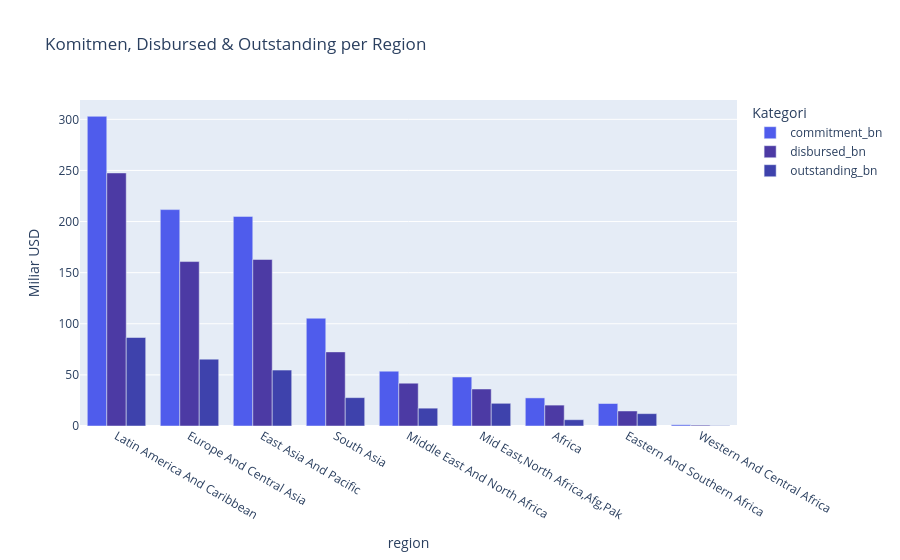

This figure's notebook cell:
### Code cell
# 2. Bar Chart: Komitmen per Region
df_reg = qdb("""
    SELECT dc.region,
           COUNT(f.loan_id)                                AS total_loans,
           ROUND(SUM(f.original_principal_amount)/1e9, 2) AS commitment_bn,
           ROUND(SUM(f.disbursed_amount)/1e9, 2)          AS disbursed_bn,
           ROUND(SUM(f.due_amount)/1e9, 2)                AS outstanding_bn
    FROM fact_loans f
    JOIN dim_country dc ON f.country_id = dc.country_id
    WHERE f.original_principal_amount > 0
    GROUP BY dc.region
    ORDER BY commitment_bn DESC
""")

fig2 = px.bar(
    df_reg, x="region", y=["commitment_bn", "disbursed_bn", "outstanding_bn"],
    barmode="group",
    title="Komitmen, Disbursed & Outstanding per Region",
    labels={"value": "Miliar USD", "variable": "Kategori"},
    color_discrete_sequence=["#4f5cec", "#4c3aa4", "#3e42ac"]
)
fig2.show()

### Figure 1 — Plotly figure (JSON) as saved in the notebook; plotly's stock layout.template omitted (floating-point values rounded to 4 significant figures)
{"data": [{"alignmentgroup": "True", "hovertemplate": "Kategori=commitment_bn<br>region=%{x}<br>Miliar USD=%{y}<extra></extra>", "legendgroup": "commitment_bn", "marker": {"color": "#4f5cec", "pattern": {"shape": ""}}, "name": "commitment_bn", "offsetgroup": "commitment_bn", "orientation": "v", "showlegend": true, "textposition": "auto", "type": "bar", "x": ["Latin America And Caribbean", "Europe And Central Asia", "East Asia And Pacific", "South Asia", "Middle East And North Africa", "Mid East,North Africa,Afg,Pak", "Africa", "Eastern And Southern Africa", "Western And Central Africa"], "xaxis": "x", "y": [303.0, 211.7, 205.0, 105.5, 53.65, 47.93, 27.49, 22.0, 1.2], "yaxis": "y"}, {"alignmentgroup": "True", "hovertemplate": "Kategori=disbursed_bn<br>region=%{x}<br>Miliar USD=%{y}<extra></extra>", "legendgroup": "disbursed_bn", "marker": {"color": "#4c3aa4", "pattern": {"shape": ""}}, "name": "disbursed_bn", "offsetgroup": "disbursed_bn", "orientation": "v", "showlegend": true, "textposition": "auto", "type": "bar", "x": ["Latin America And Caribbean", "Europe And Central Asia", "East Asia And Pacific", "South Asia", "Middle East And North Africa", "Mid East,North Africa,Afg,Pak", "Africa", "Eastern And Southern Africa", "Western And Central Africa"], "xaxis": "x", "y": [247.5, 160.8, 162.9, 72.5, 41.9, 36.19, 20.45, 14.7, 0.84], "yaxis": "y"}, {"alignmentgroup": "True", "hovertemplate": "Kategori=outstanding_bn<br>region=%{x}<br>Miliar USD=%{y}<extra></extra>", "legendgroup": "outstanding_bn", "marker": {"color": "#3e42ac", "pattern": {"shape": ""}}, "name": "outstanding_bn", "offsetgroup": "outstanding_bn", "orientation": "v", "showlegend": true, "textposition": "auto", "type": "bar", "x": ["Latin America And Caribbean", "Europe And Central Asia", "East Asia And Pacific", "South Asia", "Middle East And North Africa", "Mid East,North Africa,Afg,Pak", "Africa", "Eastern And Southern Africa", "Western And Central Africa"], "xaxis": "x", "y": [86.56, 65.41, 54.67, 27.74, 17.44, 22.21, 6.15, 12.09, 0.34], "yaxis": "y"}], "layout": {"barmode": "group", "legend": {"title": {"text": "Kategori"}, "tracegroupgap": 0}, "title": {"text": "Komitmen, Disbursed & Outstanding per Region"}, "xaxis": {"anchor": "y", "domain": [0, 1], "title": {"text": "region"}}, "yaxis": {"anchor": "x", "domain": [0, 1], "title": {"text": "Miliar USD"}}}}
